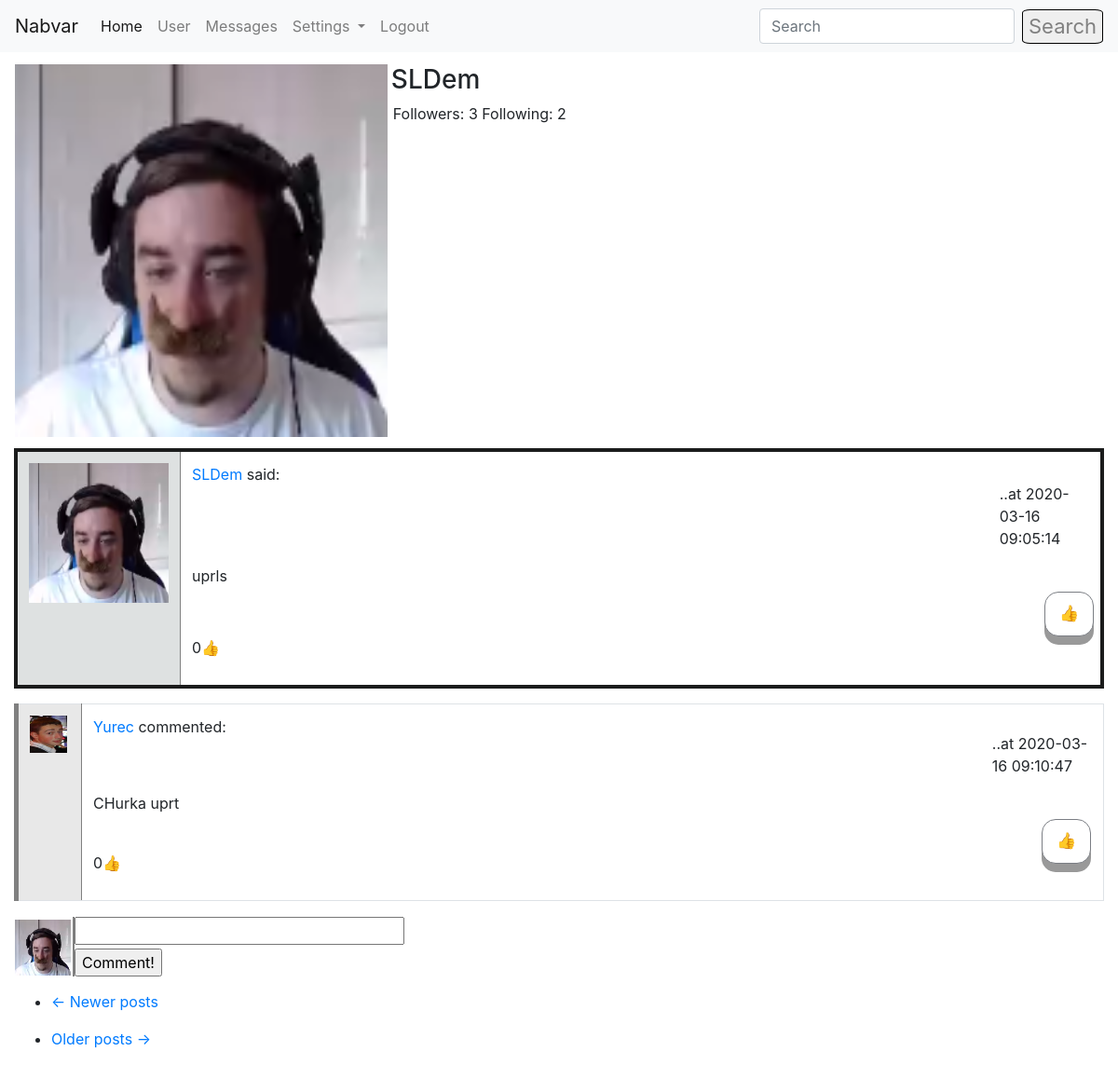
The app's page /user/SLDem (signed in) with its own data.
### app/models.py (models this page shows, shortened)
class User(UserMixin, db.Model):
    id = db.Column(db.Integer, primary_key=True)
    username = db.Column(db.String(64), index=True, unique=True)
    email = db.Column(db.String(124), index=True, unique=True)
    password_hash = db.Column(db.String(128))
    about_me = db.Column(db.String(1024))
    last_seen = db.Column(db.DateTime, default=datetime.utcnow())
    avatar_set = db.Column(db.Boolean, default=False)
    posts = db.relationship("Post", backref='author', lazy='dynamic')
    comments = db.relationship("Comment", backref='commenter', lazy='dynamic')
    followed = db.relationship(
        'User', secondary=followers,
        primaryjoin=(followers.c.follower_id == id),
        secondaryjoin=(followers.c.followed_id == id),
        backref=db.backref('followers', lazy='dynamic'), lazy='dynamic')
    liked = db.relationship(
        'PostLike',
        foreign_keys='PostLike.user_id',
        backref='user', lazy='dynamic')
    comment_liked = db.relationship(
        'CommentLike',
        foreign_keys='CommentLike.user_id',
        backref='user', lazy='dynamic')
    messages_sent = db.relationship(
        'Message',
        foreign_keys='Message.sender_id',
        backref='author', lazy='dynamic')
    messages_received = db.relationship(
        'Message',
        foreign_keys='Message.recipient_id',
        backref='recipient', lazy='dynamic')
    def liked_post(self, post):
        return PostLike.query.filter(PostLike.user_id == self.id,
                                     PostLike.post_id == post.id).count() > 0
    def liked_comment(self, comment):
        return CommentLike.query.filter(CommentLike.user_id == self.id,
                                        CommentLike.comment_id == comment.id).count() > 0

class Post(db.Model):
    id = db.Column(db.Integer, primary_key=True)
    body = db.Column(db.String(140))
    timestamp = db.Column(db.DateTime, index=True, default=datetime.utcnow())
    user_id = db.Column(db.Integer, db.ForeignKey('user.id'))
    likes = db.relationship('PostLike', backref='post', lazy='dynamic')
    comments = db.relationship('Comment', backref='comment', lazy='dynamic')

class Comment(db.Model):
    id = db.Column(db.Integer, primary_key=True)
    body = db.Column(db.String(1028))
    timestamp = db.Column(db.DateTime(), default=datetime.utcnow(), index=True)
    post_id = db.Column(db.Integer, db.ForeignKey('post.id'))
    user_id = db.Column(db.Integer, db.ForeignKey('user.id'))
    comment_likes = db.relationship('CommentLike', backref='comment', lazy='dynamic')

### app/routes.py (the view)
@login_required
@app.route('/user/<username>')
def user(username):
    if current_user.is_authenticated:
        user = User.query.filter_by(username=username).first_or_404()
        page = request.args.get('page', 1, type=int)
        comments = Comment.query.all()
        posts = user.posts.order_by(Post.timestamp.desc()).paginate(
            page, 5, False)
        next_url = url_for('user', username=user.username, page=posts.next_num) if posts.has_next else None
        prev_url = url_for('user', username=user.username, page=posts.prev_num) if posts.has_prev else None
        return render_template('user.html', title='User Page', user=user, username=current_user.username,
                               posts=posts.items, comments=comments, next_url=next_url, prev_url=prev_url)
    return redirect(url_for('login'))

### app/models.py (called while the page is built)
@login.user_loader
def load_user(id):
    return User.query.get(int(id))

### app/routes.py (called while the page is built)
@app.before_request
def before_request():
    if current_user.is_authenticated:
        current_user.last_seen = datetime.utcnow()
        db.session.commit()

### app/templates/user.html (shortened to what this page needs)
{% extends "base.html" %}
{% block app_content %}
    <table style="margin-top: 1%; ">
        <tr valign="top" style="width: 100%;">
            <td>
                {% if user.avatar_set %}
                    <img height="400px" width="400px" src="/static/{{user.username}}.jpg">
                {% else %}
                    <img style="border-style: solid; border-radius: 10%; border-color: black; border-width: 1px; background-color: white;" src="{{ avatars.robohash(user.username, size='400') }}" />
                {% endif %}
            </td>
            <td>
                <h3 style="margin-left: 1%;">{{ user.username }}</h3>
                <p style="margin-left: 2%; width: 220%;">Followers: {{ user.followers.count() }} Following: {{ user.followed.count() }}</p>
            </td>
        </tr>
    </table>
<div style="margin-top: 1%;">
    {% for post in posts %}
        {% include "_post.html" %}
    {% endfor %}
    <nav aria-label="...">
        <ul class="pager">
            <li class="previous{% if not prev_url %} disabled{% endif %}">
                <a href="{{ prev_url or '#' }}">
                    <span aria-hidden="true">&larr;</span> Newer posts
                </a>
            </li>
        </ul>
        <ul>
            <li class="next{% if not next_url %} disabled{% endif %}">
                <a href="{{ next_url or '#' }}">
                    Older posts <span aria-hidden="true">&rarr;</span>
                </a>
            </li>
        </ul>
    </nav>
</div>
{% endblock %}

### app/templates/_post.html (shortened to what this page needs)
<table class="table table-bordered">
    <tr style="border: solid; border-color: #1B1C1C; border-width: 4px;">
        <td width="70x" style="background-color: #DEE1E1; border-right: 1px solid grey;">
            <a href="{{ url_for('user', username=post.author.username) }}">
                {% if post.author.avatar_set %}
                    <img height="150px" width="150px" src="{{ url_for('static', filename=post.author.username + '.jpg') }}">
                {% else %}
                    <img style="border-style: solid; border-radius: 10%; border-color: black; border-width: 1px; background-color: white;" src="{{ avatars.robohash(post.author.username, size='150') }}" />
                {% endif %}
            </a>
        </td>
        <td>
            <p><a href="{{ url_for('user', username=post.author.username) }}">
                {{ post.author.username }}
            </a>said: </p> <p style="margin-left: 90%; margin-top: -2%;">..at {{post.timestamp.replace(microsecond=0)}}</p>
            <p style="width: 60%;" id="post{{ post.id }}">{{ post.body }}</p>
            {% if current_user.liked_post(post) %}
                <a href="{{ url_for('like_action', post_id=post.id, action='dislike') }}"><div class="button" style="margin-left: 95%; margin-top: -2%;">&#128078</div></a>
            {% else %}
                <a href="{{ url_for('like_action', post_id=post.id, action='like') }}"><div class="button" style="margin-left: 95%; margin-top: -2%;">&#128077</div></a>
            {% endif %}
            <p style="width: 11%;">{{ post.likes.count() }}&#128077</p>
        </td>
    </tr>
    {% for comment in comments %}
        {% if comment in post.comments %}
            {% include "_comment.html" %}
        {% endif %}
    {% endfor %}
</table>
<table>
    <tr>
        <td>
            {% if current_user.avatar_set %}
                <img style="margin-bottom: 20%;" height="60px" width="60px" src="{{ url_for('static', filename=current_user.username + '.jpg') }}">
            {% else %}
                <img style="border-style: solid; border-radius: 10%; border-color: black; border-width: 1px; background-color: white;" src="{{ avatars.robohash(current_user.username, size='30') }}" />
            {% endif %}
        </td>
        <td style="margin-right: 2%;">
            <form action="{{ url_for('comment', post_id=post.id) }}" method="post" style="margin-bottom: 4%; border-left: 2px solid grey;">
            <input style="width: 100%; margin-bottom: 1%;" type=text name=comment>
            <input type=submit value=Comment!>
            </form>
        </td>
    </tr>
</table>

### app/templates/_comment.html
<table class="table table-bordered" style="border-left: 5px solid; border-color: grey">
    <tr>
        <td width="70x" style="background-color: #E8E8E8; border-right: 1px solid grey;">
            <a href="{{ url_for('user', username=comment.commenter.username) }}">
                {% if comment.commenter.avatar_set %}
                    <img height="40px" width="40px" src="{{ url_for('static', filename=comment.commenter.username + '.jpg') }}">
                {% else %}
                    <img style="border-style: solid; border-radius: 10%; border-color: black; border-width: 1px; background-color: white;" src="{{ avatars.robohash(comment.commenter.username, size='40') }}" />
                {% endif %}
            </a>
        </td>
        <td>
            <p><a href="{{ url_for('user', username=comment.commenter.username) }}">
                {{ comment.commenter.username }}
            </a>commented: </p> <p style="margin-left: 90%; margin-top: -2%;">..at {{comment.timestamp.replace(microsecond=0)}}</p>
            <p style="width: 60%;">{{ comment.body }}</p>
            {% if current_user.liked_comment(comment) %}
                <a href="{{ url_for('comment_like_action', comment_id=comment.id, action='dislike') }}"><div class="button" style="margin-left: 95%; margin-top: -2%; margin-bottom: -10%;">&#128078</div></a>
            {% else %}
                <a href="{{ url_for('comment_like_action', comment_id=comment.id, action='like') }}"><div class="button" style="margin-left: 95%; margin-top: -2%; margin-bottom: -10%;">&#128077</div></a>
            {% endif %}
            <p style="width: 11%;">{{ comment.comment_likes.count() }}&#128077</p>
        </td>
    </tr>
</table>

### app/templates/base.html (style rules this page uses)
.button { outline: none !important; display: inline-block; padding: 10px 15px; font-size: 17px; cursor: pointer; text-align: center; text-decoration: none; outline: none; color: black !important; background-color: white; border: solid; border-color: #7B7E84; border-width: 1px; border-radius: 15px; box-shadow: 0 9px #999; }

### records on screen
User: username (picture), username "SLDem"
Post: username (picture), author.username "SLDem", timestamp.replace "2020-03-16 09:05:14", body "uprls", likes.count "0"
Comment: username (picture), commenter.username "Yurec", timestamp.replace "2020-03-16 09:10:47", body "CHurka uprt", comment_likes.count "0"

### other values on screen
{{ user.followers.count() }} "3"
{{ user.followed.count() }} "2"
